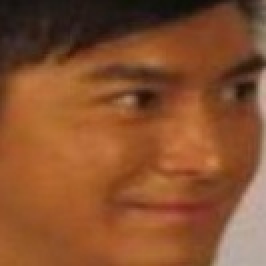
#> input picture dataset/dataset_hasil/without_mask/nomask_1180.jpg, 133 x 133 px, found by its file name (shown 2 times larger); its folder holds only this picture in this run
$ python glcm_fitur.py
#> lines starting #> are read from the running program, lines starting #| are printed output that depends on the picture
import cv2 as cv
import numpy as np
from matplotlib import pyplot as plt
import xlsxwriter as xls
from skimage.feature import graycomatrix, graycoprops
import math
import os
import pandas as pd


class Fungsi:
    def preprocessing(gambar):
        h, w = gambar.shape[:2]
        max_height = 240
        max_width = 240
        if max_height <= h or max_width <= w:
            # get scaling factor
            scaling_factor = max_height / float(h)
            if max_width/float(w) < scaling_factor:
                scaling_factor = max_width / float(w)
            # resize image
            gambar = cv.resize(gambar, None, fx=scaling_factor,
                               fy=scaling_factor, interpolation=cv.INTER_AREA)
        elif max_height > h or max_width > w:
            scaling_factor = max_height / float(h)
            # resize image
            gambar = cv.resize(gambar, None, fx=scaling_factor,
                               fy=scaling_factor, interpolation=cv.INTER_AREA)

        gambar = cv.cvtColor(gambar, cv.COLOR_BGR2GRAY)
        return gambar

    def load(dir_name='E:/Project/Deteksi_Masker_Project/dataset/dataset_hasil/without_mask'):
        gambar = []
        for namafile in os.listdir(dir_name):
            if os.path.isfile(dir_name+'/'+namafile):
                img = cv.imread(dir_name+'/'+namafile, 1)
                gambar.append(img)
        return gambar

    def ekstraksi(gambar):
        # Fitur GLCM
        fitur_glcm = ['correlation', 'homogeneity',
                      'dissimilarity', 'contrast', 'energy', 'ASM']
        jarak = [1]
        sudut = [0, np.pi/4, np.pi/2, 3*np.pi/4]
        fungsi_glcm = graycomatrix(
            gambar, jarak, sudut, 256, True, True)
        glcm_props = [propery for name in fitur_glcm for propery in graycoprops(
            fungsi_glcm, name)[0]]
        return glcm_props


def run():
    book = xls.Workbook('E:/Project/Deteksi_Masker_Project/dataset/dataset_hasil/without_mask.xlsx')
    sheet = book.add_worksheet()
    sheet.write(0, 0, 'Nama File')
    col = 1

    fitur_glcm = ['correlation', 'homogeneity',
                  'dissimilarity', 'contrast', 'energy', 'ASM']
    sudut = ['0', '45', '90', '135']
    for i in fitur_glcm:
        for j in sudut:
            sheet.write(0, col, i+'_'+j)
            col += 1

    row = 1
    imgs = Fungsi.load()
#> in load, img is the input picture: shape (133, 133, 3); mean B, G, R 46, 80.6, 136.1
#> imgs = 1 item
    dir_name = 'E:/Project/Deteksi_Masker_Project/dataset/dataset_hasil/without_mask'

    for namafile in os.listdir(dir_name):
        if os.path.isfile(dir_name+'/'+namafile):
            col = 0
            # nama_file = i + '_' + str(j) + '.jpg'
            # print(namafile)
            sheet.write(row, col, namafile)
            row += 1

    row = 1
    for img_is in imgs:
        col = 1
        img_is = Fungsi.preprocessing(img_is)
        hasil_ekstraksi = Fungsi.ekstraksi(img_is)

        for item in hasil_ekstraksi:
            sheet.write(row, col, item)
            col += 1

        row += 1
#> this loop made 1 pass
#> (h in preprocessing, w in preprocessing, max_height in preprocessing, max_width in preprocessing, jarak in ekstraksi, sudut in ekstraksi) on pass 1: (133, 133, 240, 240, [1], [0, 0.785, 1.57, 2.36])
#> pass 1, in preprocessing, `gambar = cv.cvtColor(gambar, cv.COLOR_BGR2GRAY)`:
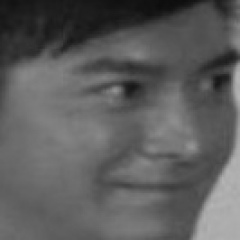
#> gambar: shape (240, 240); min 12, max 180, mean 93.2
#> after the loop, row = 2
    book.close()

if __name__ == "__main__":
    run()

$ run again, on dataset/dataset_hasil/without_mask/nomask_1457.jpg
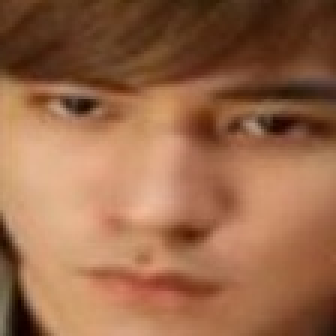
#> input picture dataset/dataset_hasil/without_mask/nomask_1457.jpg, 112 x 112 px, found by its file name (shown 3 times larger)
#> in load, img is the input picture: shape (112, 112, 3); mean B, G, R 72.7, 103.6, 152.7
#> imgs = 1 item
#> the loop in run, `for img_is in imgs:` made 1 pass
#> (h in preprocessing, w in preprocessing, max_height in preprocessing, max_width in preprocessing, jarak in ekstraksi, sudut in ekstraksi) on pass 1: (112, 112, 240, 240, [1], [0, 0.785, 1.57, 2.36])
#> pass 1, in preprocessing, `gambar = cv.cvtColor(gambar, cv.COLOR_BGR2GRAY)`:
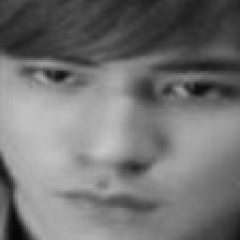
#> gambar: shape (240, 240); min 4, max 200, mean 114.8
#> after the loop in run, `for img_is in imgs:`: row = 2

$ run again, on dataset/dataset_hasil/without_mask/nomask_1489.jpg
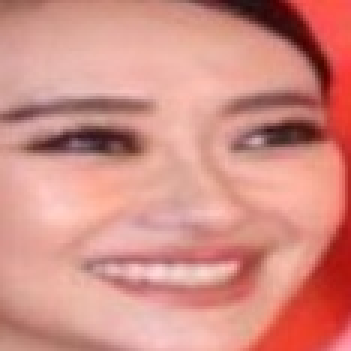
#> input picture dataset/dataset_hasil/without_mask/nomask_1489.jpg, 117 x 117 px, found by its file name (shown 3 times larger)
#> in load, img is the input picture: shape (117, 117, 3); mean B, G, R 132.3, 142, 211.6
#> imgs = 1 item
#> the loop in run, `for img_is in imgs:` made 1 pass
#> (h in preprocessing, w in preprocessing, max_height in preprocessing, max_width in preprocessing, jarak in ekstraksi, sudut in ekstraksi) on pass 1: (117, 117, 240, 240, [1], [0, 0.785, 1.57, 2.36])
#> pass 1, in preprocessing, `gambar = cv.cvtColor(gambar, cv.COLOR_BGR2GRAY)`:
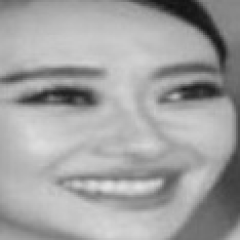
#> gambar: shape (240, 240); min 18, max 226, mean 161.6
#> after the loop in run, `for img_is in imgs:`: row = 2

$ run again, on dataset/dataset_hasil/without_mask/nomask_1493.jpg
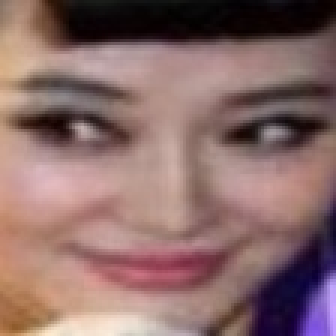
#> input picture dataset/dataset_hasil/without_mask/nomask_1493.jpg, 112 x 112 px, found by its file name (shown 3 times larger)
#> in load, img is the input picture: shape (112, 112, 3); mean B, G, R 105.5, 107.4, 138.4
#> imgs = 1 item
#> the loop in run, `for img_is in imgs:` made 1 pass
#> (h in preprocessing, w in preprocessing, max_height in preprocessing, max_width in preprocessing, jarak in ekstraksi, sudut in ekstraksi) on pass 1: (112, 112, 240, 240, [1], [0, 0.785, 1.57, 2.36])
#> pass 1, in preprocessing, `gambar = cv.cvtColor(gambar, cv.COLOR_BGR2GRAY)`:
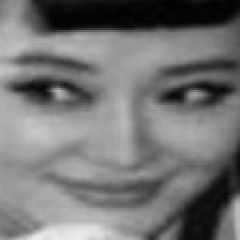
#> gambar: shape (240, 240); min 1, max 239, mean 116.4
#> after the loop in run, `for img_is in imgs:`: row = 2

$ run again, on dataset/dataset_hasil/without_mask/nomask_1195.jpg
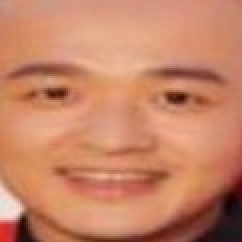
#> input picture dataset/dataset_hasil/without_mask/nomask_1195.jpg, 121 x 121 px, found by its file name (shown 2 times larger)
#> in load, img is the input picture: shape (121, 121, 3); mean B, G, R 102.3, 131.7, 199.7
#> imgs = 1 item
#> the loop in run, `for img_is in imgs:` made 1 pass
#> (h in preprocessing, w in preprocessing, max_height in preprocessing, max_width in preprocessing, jarak in ekstraksi, sudut in ekstraksi) on pass 1: (121, 121, 240, 240, [1], [0, 0.785, 1.57, 2.36])
#> pass 1, in preprocessing, `gambar = cv.cvtColor(gambar, cv.COLOR_BGR2GRAY)`:
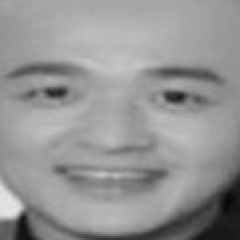
#> gambar: shape (240, 240); min 7, max 229, mean 148.6
#> after the loop in run, `for img_is in imgs:`: row = 2
